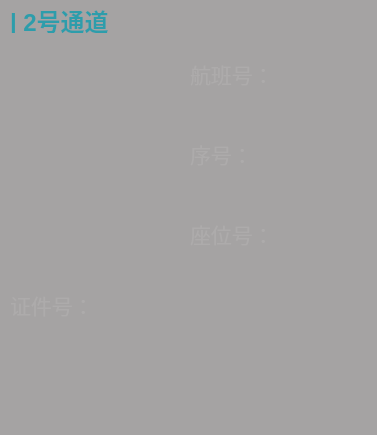
    <widget class="QWidget" name="widget_through2" native="true">
     <property name="geometry">
      <rect>
       <x>408</x>
       <y>468</y>
       <width>377</width>
       <height>435</height>
      </rect>
     </property>
     <property name="focusPolicy">
      <enum>Qt::NoFocus</enum>
     </property>
     <property name="styleSheet">
      <string notr="true">#widget_through2{image: url(:/5人像采集/Images/5人像采集/bg.png);}</string>
     </property>
     <widget class="QLabel" name="label_faceImage_R">
      <property name="geometry">
       <rect>
        <x>10</x>
        <y>60</y>
        <width>171</width>
        <height>228</height>
       </rect>
      </property>
      <property name="focusPolicy">
       <enum>Qt::NoFocus</enum>
      </property>
      <property name="styleSheet">
       <string notr="true">image: url(:/5人像采集/Images/5人像采集/照片-大.png);</string>
      </property>
      <property name="text">
       <string/>
      </property>
     </widget>
     <widget class="QLabel" name="label_8t">
      <property name="geometry">
       <rect>
        <x>10</x>
        <y>8</y>
        <width>111</width>
        <height>25</height>
       </rect>
      </property>
      <property name="font">
       <font>
        <pointsize>18</pointsize>
        <weight>75</weight>
        <bold>true</bold>
       </font>
      </property>
      <property name="focusPolicy">
       <enum>Qt::NoFocus</enum>
      </property>
      <property name="styleSheet">
       <string notr="true">color: rgb(0, 228, 255);</string>
      </property>
      <property name="text">
       <string>| 2号通道</string>
      </property>
     </widget>
     <widget class="QPushButton" name="pushButton_release_R">
      <property name="geometry">
       <rect>
        <x>285</x>
        <y>366</y>
        <width>84</width>
        <height>38</height>
       </rect>
      </property>
      <property name="focusPolicy">
       <enum>Qt::NoFocus</enum>
      </property>
      <property name="styleSheet">
       <string notr="true">QPushButton{border:none;image: url(:/5人像采集/Images/5人像采集/放--行.png);}
QPushButton:pressed{image: url(:/5人像采集/Images/5人像采集/放--行2.png);}</string>
      </property>
      <property name="text">
       <string/>
      </property>
     </widget>
     <widget class="QLabel" name="label_colectResult_R">
      <property name="geometry">
       <rect>
        <x>10</x>
        <y>360</y>
        <width>180</width>
        <height>50</height>
       </rect>
      </property>
      <property name="minimumSize">
       <size>
        <width>180</width>
        <height>50</height>
       </size>
      </property>
      <property name="maximumSize">
       <size>
        <width>200</width>
        <height>50</height>
       </size>
      </property>
      <property name="font">
       <font>
        <pointsize>30</pointsize>
        <weight>75</weight>
        <bold>true</bold>
       </font>
      </property>
      <property name="focusPolicy">
       <enum>Qt::NoFocus</enum>
      </property>
      <property name="styleSheet">
       <string notr="true"/>
      </property>
      <property name="lineWidth">
       <number>-5</number>
      </property>
      <property name="text">
       <string/>
      </property>
      <property name="textFormat">
       <enum>Qt::AutoText</enum>
      </property>
      <property name="alignment">
       <set>Qt::AlignCenter</set>
      </property>
     </widget>
     <widget class="QToolButton" name="toolButton_childMode_R">
      <property name="geometry">
       <rect>
        <x>250</x>
        <y>6</y>
        <width>114</width>
        <height>32</height>
       </rect>
      </property>
      <property name="focusPolicy">
       <enum>Qt::NoFocus</enum>
      </property>
      <property name="styleSheet">
       <string notr="true">QToolButton{
	border:none;
	image: url(:/5人像采集/Images/5人像采集/婴儿模式.png);
}
QToolButton:checked{
image: url(:/5人像采集/Images/5人像采集/婴儿模式2.png);
}</string>
      </property>
      <property name="text">
       <string/>
      </property>
      <property name="iconSize">
       <size>
        <width>114</width>
        <height>32</height>
       </size>
      </property>
      <property name="checkable">
       <bool>true</bool>
      </property>
      <property name="checked">
       <bool>false</bool>
      </property>
     </widget>
     <widget class="QSplitter" name="splitter_5">
      <property name="geometry">
       <rect>
        <x>190</x>
        <y>60</y>
        <width>181</width>
        <height>56</height>
       </rect>
      </property>
      <property name="minimumSize">
       <size>
        <width>180</width>
        <height>0</height>
       </size>
      </property>
      <property name="focusPolicy">
       <enum>Qt::NoFocus</enum>
      </property>
      <property name="orientation">
       <enum>Qt::Vertical</enum>
      </property>
      <property name="handleWidth">
       <number>0</number>
      </property>
      <widget class="QLabel" name="label_4t">
       <property name="font">
        <font>
         <pointsize>16</pointsize>
        </font>
       </property>
       <property name="focusPolicy">
        <enum>Qt::NoFocus</enum>
       </property>
       <property name="styleSheet">
        <string notr="true">color: rgb(255, 255, 255);</string>
       </property>
       <property name="text">
        <string>航班号：</string>
       </property>
      </widget>
      <widget class="ScrollText_Horizontal" name="label_flightNO_R">
       <property name="font">
        <font>
         <pointsize>18</pointsize>
         <weight>75</weight>
         <bold>true</bold>
        </font>
       </property>
       <property name="focusPolicy">
        <enum>Qt::NoFocus</enum>
       </property>
       <property name="styleSheet">
        <string notr="true">color: rgb(0, 228, 255);</string>
       </property>
       <property name="text">
        <string/>
       </property>
      </widget>
     </widget>
     <widget class="QSplitter" name="splitter_6">
      <property name="geometry">
       <rect>
        <x>190</x>
        <y>140</y>
        <width>181</width>
        <height>56</height>
       </rect>
      </property>
      <property name="minimumSize">
       <size>
        <width>180</width>
        <height>0</height>
       </size>
      </property>
      <property name="focusPolicy">
       <enum>Qt::NoFocus</enum>
      </property>
      <property name="orientation">
       <enum>Qt::Vertical</enum>
      </property>
      <property name="handleWidth">
       <number>0</number>
      </property>
      <widget class="QLabel" name="label_5t">
       <property name="font">
        <font>
         <pointsize>16</pointsize>
        </font>
       </property>
       <property name="focusPolicy">
        <enum>Qt::NoFocus</enum>
       </property>
       <property name="styleSheet">
        <string notr="true">color: rgb(255, 255, 255);</string>
       </property>
       <property name="text">
        <string>序号：</string>
       </property>
      </widget>
      <widget class="QLabel" name="label_boardingNO_R">
       <property name="font">
        <font>
         <pointsize>18</pointsize>
         <weight>75</weight>
         <bold>true</bold>
        </font>
       </property>
       <property name="focusPolicy">
        <enum>Qt::NoFocus</enum>
       </property>
       <property name="styleSheet">
        <string notr="true">color: rgb(0, 228, 255);</string>
       </property>
       <property name="text">
        <string/>
       </property>
      </widget>
     </widget>
     <widget class="QSplitter" name="splitter_7">
      <property name="geometry">
       <rect>
        <x>190</x>
        <y>220</y>
        <width>181</width>
        <height>56</height>
       </rect>
      </property>
      <property name="minimumSize">
       <size>
        <width>180</width>
        <height>0</height>
       </size>
      </property>
      <property name="focusPolicy">
       <enum>Qt::NoFocus</enum>
      </property>
      <property name="orientation">
       <enum>Qt::Vertical</enum>
      </property>
      <property name="handleWidth">
       <number>0</number>
      </property>
      <widget class="QLabel" name="label_6t">
       <property name="font">
        <font>
         <pointsize>16</pointsize>
        </font>
       </property>
       <property name="focusPolicy">
        <enum>Qt::NoFocus</enum>
       </property>
       <property name="styleSheet">
        <string notr="true">color: rgb(255, 255, 255);</string>
       </property>
       <property name="text">
        <string>座位号：</string>
       </property>
      </widget>
      <widget class="QLabel" name="label_seatNO_R">
       <property name="font">
        <font>
         <pointsize>18</pointsize>
         <weight>75</weight>
         <bold>true</bold>
        </font>
       </property>
       <property name="focusPolicy">
        <enum>Qt::NoFocus</enum>
       </property>
       <property name="styleSheet">
        <string notr="true">color: rgb(0, 228, 255);</string>
       </property>
       <property name="text">
        <string/>
       </property>
      </widget>
     </widget>
     <widget class="QLabel" name="label_frontGround_R">
      <property name="geometry">
       <rect>
        <x>0</x>
        <y>0</y>
        <width>377</width>
        <height>435</height>
       </rect>
      </property>
      <property name="styleSheet">
       <string notr="true">background-color: rgba(91, 86, 86, 0.5);</string>
      </property>
      <property name="text">
       <string/>
      </property>
     </widget>
     <widget class="QLabel" name="label_3t_3">
      <property name="geometry">
       <rect>
        <x>10</x>
        <y>290</y>
        <width>90</width>
        <height>30</height>
       </rect>
      </property>
      <property name="font">
       <font>
        <pointsize>16</pointsize>
       </font>
      </property>
      <property name="focusPolicy">
       <enum>Qt::NoFocus</enum>
      </property>
      <property name="styleSheet">
       <string notr="true">color: rgb(255, 255, 255);</string>
      </property>
      <property name="text">
       <string>证件号：</string>
      </property>
     </widget>
     <widget class="QLabel" name="label_cardID_R">
      <property name="geometry">
       <rect>
        <x>10</x>
        <y>320</y>
        <width>350</width>
        <height>30</height>
       </rect>
      </property>
      <property name="font">
       <font>
        <pointsize>18</pointsize>
        <weight>75</weight>
        <bold>true</bold>
       </font>
      </property>
      <property name="focusPolicy">
       <enum>Qt::NoFocus</enum>
      </property>
      <property name="styleSheet">
       <string notr="true">color: rgb(0, 228, 255);</string>
      </property>
      <property name="text">
       <string/>
      </property>
     </widget>
     <widget class="QPushButton" name="pushButton_prevent_R">
      <property name="geometry">
       <rect>
        <x>196</x>
        <y>366</y>
        <width>84</width>
        <height>38</height>
       </rect>
      </property>
      <property name="focusPolicy">
       <enum>Qt::NoFocus</enum>
      </property>
      <property name="styleSheet">
       <string notr="true">QPushButton{border:none;image: url(:/5人像采集/Images/5人像采集/退-出.png);}
QPushButton:pressed{image: url(:/5人像采集/Images/5人像采集/退-出2.png);}</string>
      </property>
      <property name="text">
       <string/>
      </property>
     </widget>
     <zorder>label_3t_3</zorder>
     <zorder>label_cardID_R</zorder>
     <zorder>label_faceImage_R</zorder>
     <zorder>label_8t</zorder>
     <zorder>pushButton_release_R</zorder>
     <zorder>label_colectResult_R</zorder>
     <zorder>toolButton_childMode_R</zorder>
     <zorder>splitter_5</zorder>
     <zorder>splitter_6</zorder>
     <zorder>splitter_7</zorder>
     <zorder>pushButton_prevent_R</zorder>
     <zorder>label_frontGround_R</zorder>
    </widget>
